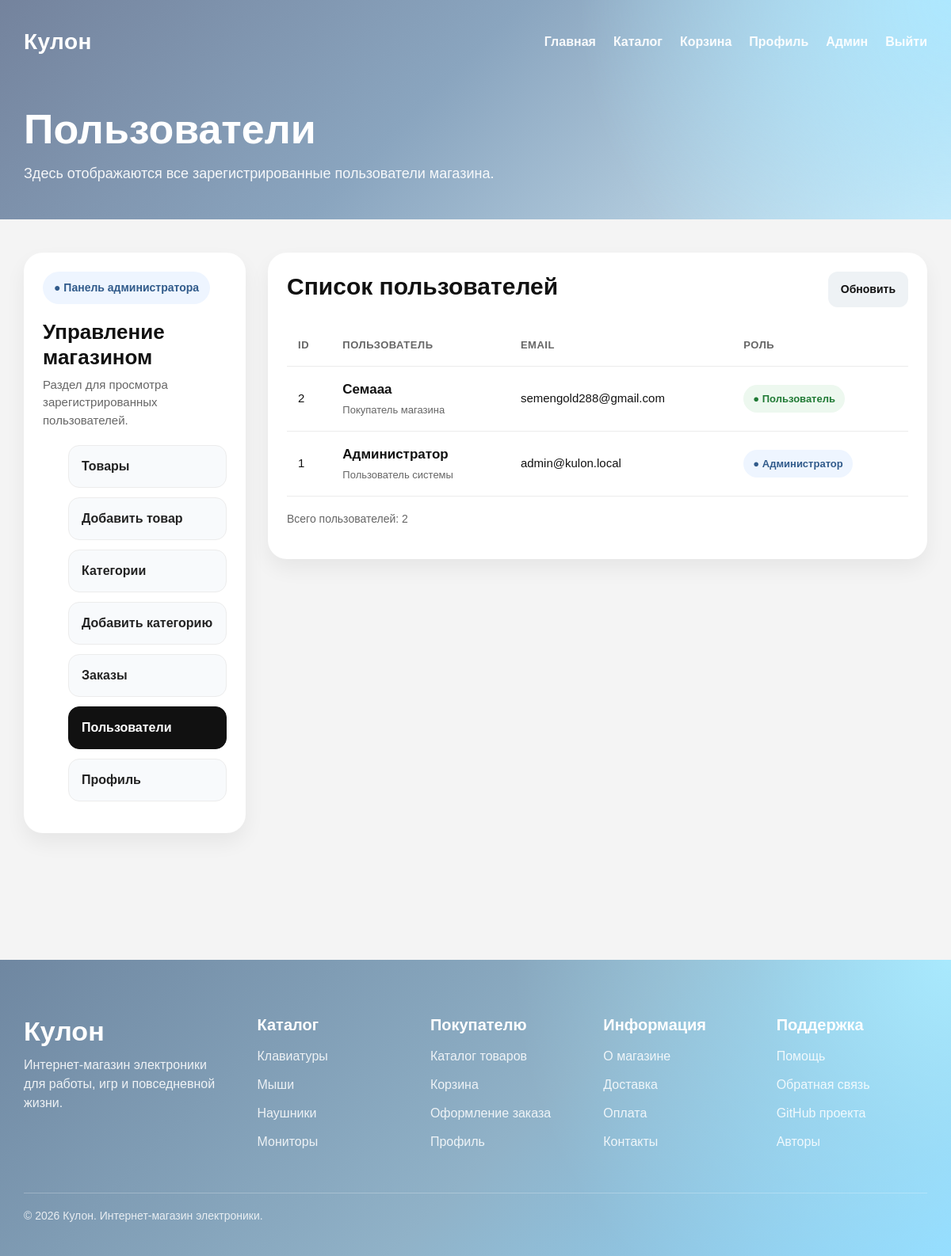
Page /admin/users (signed in) on the committed database.
### models.py (models this page shows, shortened)
class User(db.Model):
    __tablename__ = "users"
    id = db.Column(db.Integer, primary_key=True)
    name = db.Column(db.String(255), nullable=False)
    email = db.Column(db.String(255), unique=True, nullable=False)
    password = db.Column(db.String(255), nullable=False)
    is_admin = db.Column(db.Integer, nullable=False, default=0)
    orders = db.relationship(
        "Order",
        backref="user",
        lazy=True,
    )

### app.py (the view)
@app.route("/admin/users")
@admin_required
def admin_users():
    users = get_all_users()
    return render_template(
        "admin_users.html",
        users=users,
    )

### app.py (called while the page is built)
def get_current_user():
    user_id = session.get("user_id")
    if not user_id:
        return None
    return get_user_by_id(user_id)

@app.context_processor
def inject_current_user():
    return {
        "current_user": get_current_user()
    }

def admin_required(view_func):
    @wraps(view_func)
    def wrapped_view(*args, **kwargs):
        current_user = get_current_user()
        if current_user is None:
            return redirect(url_for("login"))
        if not current_user.is_admin:
            return redirect(url_for("profile"))
        return view_func(*args, **kwargs)
    return wrapped_view

### models_users.py (called while the page is built)
def get_user_by_id(user_id):
    return User.query.get(user_id)

def get_all_users():
    return User.query.order_by(User.id.desc()).all()

### templates/admin_users.html (shortened to what this page needs)
{% extends "base.html" %}
{% block hero %}
<div class="page-hero">
  <h1 class="page-title">Пользователи</h1>
  <p class="page-subtitle">
    Здесь отображаются все зарегистрированные пользователи магазина.
  </p>
</div>
{% endblock %}
{% block content %}
<section class="admin-page">
  <div class="container">
    <section class="admin-layout">
      <aside class="admin-sidebar">
        <div class="admin-badge">● Панель администратора</div>
        <h2>Управление магазином</h2>
        <p>Раздел для просмотра зарегистрированных пользователей.</p>
        <ul class="sidebar-menu">
          <li><a href="/admin/products">Товары</a></li>
          <li><a href="/admin/products/add">Добавить товар</a></li>
          <li><a href="/admin/categories">Категории</a></li>
          <li><a href="/admin/categories/add">Добавить категорию</a></li>
          <li><a href="/admin/orders">Заказы</a></li>
          <li><a href="/admin/users" class="active">Пользователи</a></li>
          <li><a href="/profile">Профиль</a></li>
        </ul>
      </aside>
      <section class="admin-main">
        <div class="toolbar">
          <h2>Список пользователей</h2>
          <a href="/admin/users" class="secondary-btn">Обновить</a>
        </div>
        {% if users %}
          <div class="table-wrap">
            <table>
              <thead>
                <tr>
                  <th>ID</th>
                  <th>Пользователь</th>
                  <th>Email</th>
                  <th>Роль</th>
                </tr>
              </thead>
              <tbody>
                {% for user in users %}
                  <tr>
                    <td>{{ user.id }}</td>
                    <td>
                      <div class="user-name">{{ user.name }}</div>
                      <div class="user-subtext">
                        {% if user.is_admin %}
                          Пользователь системы
                        {% else %}
                          Покупатель магазина
                        {% endif %}
                      </div>
                    </td>
                    <td>{{ user.email }}</td>
                    <td>
                      {% if user.is_admin %}
                        <span class="role-badge role-admin">● Администратор</span>
                      {% else %}
                        <span class="role-badge role-user">● Пользователь</span>
                      {% endif %}
                    </td>
                  </tr>
                {% endfor %}
              </tbody>
            </table>
          </div>
        {% else %}
          <div class="empty-box">
            Пользователей пока нет.
          </div>
        {% endif %}
        <p class="bottom-note">Всего пользователей: {{ users|length }}</p>
      </section>
    </section>
  </div>
</section>
{% endblock %}

### templates/base.html (style rules this page uses)
* { box-sizing: border-box; margin: 0; padding: 0; }
html { scroll-behavior: smooth; }
body { font-family: Arial, Helvetica, sans-serif; background: #f4f4f4; color: #111; line-height: 1.5; }
a { text-decoration: none; color: inherit; }
.container { width: min(1180px, calc(100% - 40px)); margin: 0 auto; padding-left: 0; padding-right: 0; }
.page-hero { padding: 48px 0 10px; }
.page-title { font-size: clamp(34px, 5vw, 52px); font-weight: 900; margin-bottom: 12px; color: white; }
.page-subtitle { font-size: 18px; max-width: 760px; color: rgba(255, 255, 255, 0.92); margin-bottom: 0; }
table { max-width: 100%; }

### templates/admin_users.html (style rules this page uses)
.admin-page { padding: 42px 0 80px; }
.admin-layout { display: grid; grid-template-columns: 280px 1fr; gap: 28px; align-items: start; }
.admin-sidebar, .admin-main { background: white; border-radius: 24px; box-shadow: 0 12px 26px rgba(0, 0, 0, 0.06); }
.admin-sidebar { padding: 24px; position: sticky; top: 20px; }
.admin-badge { display: inline-flex; align-items: center; gap: 8px; background: #eef5ff; color: #315b8b; border-radius: 999px; padding: 10px 14px; font-size: 14px; font-weight: 700; margin-bottom: 20px; }
.admin-sidebar h2 { font-size: 26px; font-weight: 800; margin-bottom: 8px; }
.admin-sidebar p { color: #666; font-size: 15px; margin-bottom: 20px; }
.sidebar-menu { list-style: none; display: flex; flex-direction: column; gap: 12px; }
.sidebar-menu a { display: block; padding: 14px 16px; border-radius: 14px; background: #f8fafc; border: 1px solid #ececec; font-weight: 700; color: #222; transition: 0.2s ease; }
.sidebar-menu a.active { background: #111; color: white; border-color: #111; }
.admin-main { padding: 24px; }
.toolbar { display: flex; justify-content: space-between; align-items: center; gap: 16px; margin-bottom: 22px; flex-wrap: wrap; }
.toolbar h2 { font-size: 30px; font-weight: 800; }
.secondary-btn { display: inline-flex; align-items: center; justify-content: center; background: #eef2f5; color: #111; border-radius: 12px; padding: 12px 16px; font-size: 14px; font-weight: 800; transition: 0.2s ease; }
.table-wrap { overflow-x: auto; }
table { width: 100%; border-collapse: collapse; min-width: 760px; }
th, td { padding: 16px 14px; border-bottom: 1px solid #ececec; text-align: left; vertical-align: middle; }
th { color: #666; font-size: 13px; text-transform: uppercase; letter-spacing: 0.04em; }
td { font-size: 15px; }
.user-name { font-size: 17px; font-weight: 900; margin-bottom: 4px; }
.user-subtext { color: #666; font-size: 13px; }
.role-badge { display: inline-flex; align-items: center; border-radius: 999px; padding: 8px 12px; font-size: 13px; font-weight: 800; white-space: nowrap; }
.role-admin { background: #eef5ff; color: #315b8b; }
.role-user { background: #edf8ef; color: #207a35; }
.bottom-note { color: #666; font-size: 14px; margin-top: 18px; }

### rows in the picture
User: id "2", name "Семааа", is_admin "Покупатель магазина", email "semengold288@gmail.com"
User: id "1", name "Администратор", is_admin "Пользователь системы", email "admin@kulon.local"

### other values in the picture
{{ users|length }} "2"
